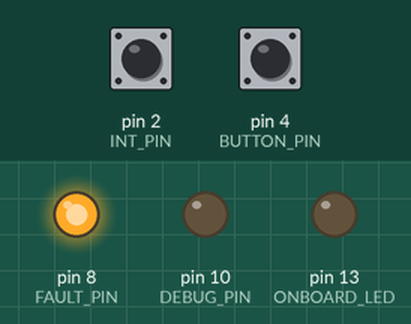
The sketch below on a simulated Arduino Uno, built with avr-gcc and run on an emulated ATmega328P. Shown: output pins drawn as LEDs (lit = HIGH). The test bench sets the inputs (shaded band); at power-on: pin 2 (INT_PIN) HIGH, pin 4 (BUTTON_PIN) HIGH. Pins used as bus, display or sensor lines are not drawn.

Above: at 1.4 s.
1.5 s: pin 2 (INT_PIN) pulled LOW for 0.15 s
At 2.8 s:
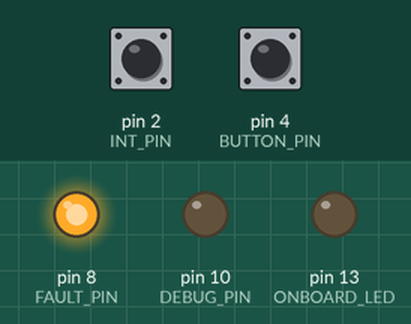
3.1 s: pin 4 (BUTTON_PIN) pulled LOW for 0.15 s
At 3.17 s:
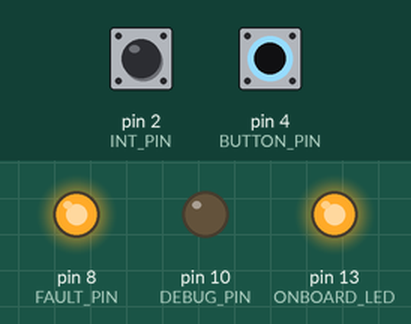
4.7 s: pin 4 (BUTTON_PIN) pulled LOW for 3.2 s
At 8.5 s:
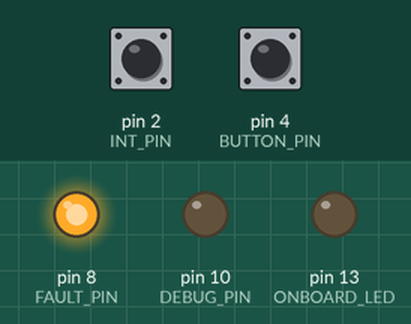
9.4 s: pin 2 (INT_PIN) pulled LOW for 3.2 s
At 13.0 s:
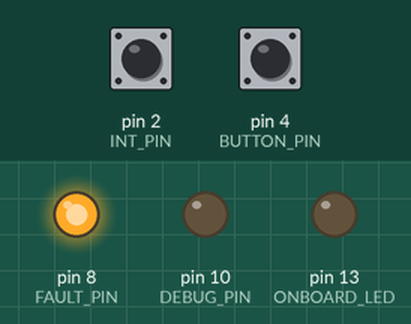
Timing chart, 0 to 14.5 s (numbered marks = the images above; inputs shaded):
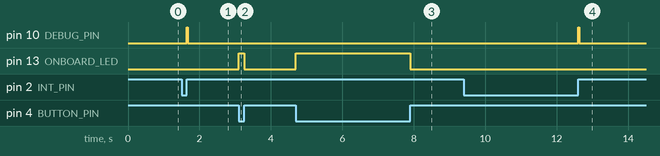

The sketch:

JRLIN_Slave_1_Example_2.ino
```cpp
// (licence header left out)
#include "JRLinSlave.h"
#include "JRLinFrameBuffer.h"
#include <AltSoftSerial.h>
// Receives but does not react

#define DEBUG_MODE_MAIN (2) // 0 no debug, 1 debug pin, 2 add basic serial, 3 extended serial
#define DEBUG_SERIAL_BAUD_RATE (19200)

#define NODE_ID   ("HW UART LIN Slave Node 1")
#define LIN_BAUD_RATE (9600)
#define FAULT_PIN (8)
#define CS_PIN    (7)
#define ONBOARD_LED (13)
#define INT_PIN   (2)
#define DEBUG_PIN (10)
#define BUTTON_PIN (4)

#define PIN_BREAK_TIME (1400)  // in microseconds
#define SLOT_TIMEOUT (25000)   // 25 000 microsec = 25 ms

#define SCHEDULE_ENTRIES (2)

volatile unsigned long _pin_down_time = 0;
volatile unsigned long frame_start = 0;

volatile boolean frameLED = false;
volatile boolean buttonLED = false;

JRLINSlave lin;
JRLINFrameBuffer framelist[SCHEDULE_ENTRIES]; //reserve memory for SCHEDULE_ENTRIES frames

int sRetStatus = -1;

AltSoftSerial altSerial;

void setup() {
  pinMode(ONBOARD_LED, OUTPUT);
  digitalWrite(ONBOARD_LED, LOW); //dark

  pinMode(BUTTON_PIN, INPUT_PULLUP);

  // put your setup code here, to run once:
  pinMode(CS_PIN, OUTPUT);
  digitalWrite(CS_PIN, HIGH);

  pinMode(FAULT_PIN, OUTPUT);
  digitalWrite(FAULT_PIN, HIGH);

#if DEBUG_MODE_MAIN >= 1
  pinMode(DEBUG_PIN, OUTPUT);
  digitalWrite(DEBUG_PIN, LOW);
#endif

  pinMode(INT_PIN, INPUT_PULLUP);
  attachInterrupt(digitalPinToInterrupt(INT_PIN), pinchange, CHANGE);

  lin.breakSymbol = waiting;

  altSerial.begin(DEBUG_SERIAL_BAUD_RATE);
#if DEBUG_MODE_MAIN >= 2
  altSerial.println(NODE_ID);
#endif
  lin.config(LIN_BAUD_RATE, &altSerial);
  framelist[0].init(0x30, fb_id_receive, 4);

  framelist[1].init(0x32, fb_id_send, 4);
  framelist[1].data[0] = 0x00;
  framelist[1].data[1] = 0x00;
  framelist[1].data[2] = 0x00;
  framelist[1].data[3] = 0xA0; // 1010
  framelist[1].len = 4;

  //  //Network communication configuration starts here
  //  framelist[0].init(0x27, fb_id_receive, 8);
  //  framelist[1].init(0x30, fb_id_receive, 4);
  //
  //  framelist[2].init(0x32, fb_id_send, 4);
  //  framelist[2].data[0] = 0x17;
  //  framelist[2].data[1] = 0x11;
  //  framelist[2].data[2] = 0x19;
  //  framelist[2].data[3] = 0x77;
  //  framelist[2].len = 4;

#if DEBUG_MODE_MAIN >= 2
  JRLINFrameBuffer::debug_buffer_print(&altSerial, &framelist[0]);
  JRLINFrameBuffer::debug_buffer_print(&altSerial, &framelist[1]);
  JRLINFrameBuffer::debug_buffer_print(&altSerial, &framelist[2]);
#endif

  lin.setFrameList(framelist, SCHEDULE_ENTRIES);
}

void loop()
{
  // one break has to have occured, compute() time vs frame parse/protocol time
  if (lin.breakSymbol != valid) {
    compute();
    return;
  } else {
    // we are in the frame. parse the frame content as fast as possible!
    // do not stay in this loop too long!

    static SlaveStates ret;
    ret = lin.slave_receive(frame_start, SLOT_TIMEOUT );

    if ( ret == frameProcessing) {
      sRetStatus = 1000; // Use Ret status instead!
      // keep all on
    } else if ( ret == frameValid) {
      sRetStatus = 2000;
#if DEBUG_MODE_MAIN >= 1
      digitalWrite(DEBUG_PIN, LOW); // frame finished
#endif
#if DEBUG_MODE_MAIN >= 3
      altSerial.println("V");
#endif
    } else if ( ret == frameSlotTimeout) {
      sRetStatus = 3000;
#if DEBUG_MODE_MAIN >= 1
      digitalWrite(DEBUG_PIN, LOW); // frame finished
#endif
#if DEBUG_MODE_MAIN >= 3
      altSerial.println("T");
#endif
    } else if ( ret == frameWrongChecksum) {
      sRetStatus = 4000;
#if DEBUG_MODE_MAIN >= 1
      digitalWrite(DEBUG_PIN, LOW); // frame finished
#endif
#if DEBUG_MODE_MAIN >= 3
      altSerial.println("C");
#endif
    } else if ( ret == frameNoIdMatch) {
      sRetStatus = 5000;
#if DEBUG_MODE_MAIN >= 1
      digitalWrite(DEBUG_PIN, LOW); // frame finished
#endif
#if DEBUG_MODE_MAIN >= 3
      altSerial.println("NID");
#endif
    } else if ( ret == frameIDReplied) {
      sRetStatus = 6000;
#if DEBUG_MODE_MAIN >= 1
      digitalWrite(DEBUG_PIN, LOW); // frame finished
#endif
#if DEBUG_MODE_MAIN >= 3
      altSerial.println("REP");
#endif

    } else {
      sRetStatus = 121;
      // Something went wrong, shall never arrive here
    }
  }
}

void compute() {
  // if no work is needed on the LIN bus, do some application computation instead

  // first, check the frame
  if (sRetStatus != -1) {
#if DEBUG_MODE_MAIN >= 2
    altSerial.print("#R: ");
    altSerial.println(sRetStatus);
#endif
    if (sRetStatus == 2000)
    {
      if (!buttonLED) {
        if (framelist[0].data[3] == 0x01) {
          frameLED = true;
        } else {
          frameLED = false;
        }
      }
    }
    sRetStatus = -1;
  }

  // second, check the button
  int sensorVal = digitalRead(BUTTON_PIN);
  if (sensorVal == HIGH) {
    buttonLED = false;
    framelist[1].data[3] = 0x00;
  } else {
    buttonLED = true;
    framelist[1].data[3] = 0xA0;
  }

  // third, make a decision on the LED to light
  if ((!buttonLED) && (!frameLED)) {
    digitalWrite(13, LOW);
  } else {
    digitalWrite(13, HIGH);
  }

  return;
}

// Interrupt routine
void pinchange() {
  if (digitalRead(INT_PIN) == LOW) { //pin logic moved to LOW
    _pin_down_time = micros();
    if (lin.breakSymbol != valid) lin.breakSymbol = pindown_indicated;
  } else { // pin logic moved to HIGH, check if valid break
    if ((micros() - _pin_down_time) >= PIN_BREAK_TIME) {
      lin.breakSymbol = valid;
      frame_start = micros(); // frame has started
#if DEBUG_MODE_MAIN >= 1
      digitalWrite(DEBUG_PIN, HIGH); // frame started
#endif
    }
  }
}
```

JRLinFrameBuffer.cpp
```cpp
// (licence header left out)
#include "JRLinFrameBuffer.h"
#include "JRLinHelper.h"

/***
    JRLin Filter Class

*/
JRLINFrameBuffer::JRLINFrameBuffer(): addr(-1), len(-1), updated(0), timestamp(0)
{
  data[0] = 0;
  data[1] = 0;
  data[2] = 0;
  data[3] = 0;
  data[4] = 0;
  data[5] = 0;
  data[6] = 0;
  data[7] = 0;
}

void JRLINFrameBuffer::init( uint8_t buf_addr, JRLINFrameBufferType buf_frametype, uint8_t buf_len) {
  if (buf_len > 8) buf_len = 8;

  addr = buf_addr;
  calc_addr = (addr & 0x3f) | JRLINHelper::addrParity(addr); //bring the addrParity into a separate HelperClass
  frametype = buf_frametype;
  len = buf_len;
  data[0] = 0;
  data[1] = 0;
  data[2] = 0;
  data[3] = 0;
  data[4] = 0;
  data[5] = 0;
  data[6] = 0;
  data[7] = 0;
  updated = 0;
  timestamp = 0;

}

void JRLINFrameBuffer::debug_buffer_print(AltSoftSerial *_dbgSerial, JRLINFrameBuffer *buf) {
  if (!_dbgSerial) return;

  _dbgSerial->println("<= Filter Dump =>");
  _dbgSerial->print("Addr:0x"); _dbgSerial->println(buf->addr, HEX);
  _dbgSerial->print("CalcAddr:0x"); _dbgSerial->println(buf->calc_addr, HEX);
  _dbgSerial->print("Len:0x");
  _dbgSerial->println(buf->len, HEX);
  _dbgSerial->print("D0:0x");
  _dbgSerial->println(buf->data[0], HEX);
  _dbgSerial->print("D1:0x");
  _dbgSerial->println(buf->data[1], HEX);
  _dbgSerial->print("D2:0x");
  _dbgSerial->println(buf->data[2], HEX);
  _dbgSerial->print("D3:0x");
  _dbgSerial->println(buf->data[3], HEX);
  _dbgSerial->print("D4:0x");
  _dbgSerial->println(buf->data[4], HEX);
  _dbgSerial->print("D5:0x");
  _dbgSerial->println(buf->data[5], HEX);
  _dbgSerial->print("D6:0x");
  _dbgSerial->println(buf->data[6], HEX);
  _dbgSerial->print("D7:0x");
  _dbgSerial->println(buf->data[7], HEX);
  _dbgSerial->print("CKSM:0x");
  _dbgSerial->println(buf->cksm, HEX);
  _dbgSerial->print("ECKSM:0x");
  _dbgSerial->println(buf->exp_cksm, HEX);
  _dbgSerial->print("U:");
  _dbgSerial->println(buf->updated);
  _dbgSerial->print("T:");
  _dbgSerial->println(buf->timestamp);

}
```

JRLinFrameBuffer.h
```cpp
// (licence header left out)
#ifndef __JRLIN_FRAME_BUFFER_H
#define __JRLIN_FRAME_BUFFER_H

#include <AltSoftSerial.h>
#include "Arduino.h"

/**
 Union, 0 pure master request, 1 send with buffer content , 2 receive into buffer
 Rename to JRLIN_MESSAGE, or JRLIN_FRAME_DATA, JRLIN_FRAME_BUFFER, MSG_TYPE
 on/off on sending, receiving
*/

enum JRLINFrameBufferType {
    fb_id_receive // receive into buffer,
  , fb_id_send    // send with content,
  , fb_id_only    // only trigger id
};


// not identical to the master frame buffer!
class JRLINFrameBuffer {
  public:
    JRLINFrameBuffer();
    JRLINFrameBufferType   frametype;

    uint8_t   addr;
    uint8_t   calc_addr;

    // needed for receive & sending frames
    uint8_t   len;
    uint8_t   data[8];
    uint8_t   cksm;
    uint8_t   exp_cksm;
    uint8_t   updated;
    unsigned long timestamp;

    void init( uint8_t buf_addr, JRLINFrameBufferType buf_frametype, uint8_t buf_len);
    static void debug_buffer_print(AltSoftSerial *_dbgSerial, JRLINFrameBuffer *buf);    //static ?
};


#endif
```

JRLinHelper.cpp
```cpp
// (licence header left out)
#include "JRLinHelper.h"

/***
 *  JRLin Helper Class
 *
 */

/* Lin defines its checksum as an inverted 8 bit sum with carry */
uint8_t JRLINHelper::dataChecksum(const uint8_t* message, char nBytes, uint16_t sum)
{
  while (nBytes-- > 0) sum += *(message++);

  // Add the carry
  while (sum >> 8) // In case adding the carry causes another carry
    sum = (sum & 255) + (sum >> 8);

  return (~sum);
}

/* Create the Lin ID parity */
#define BIT(data,shift) ((addr&(1<<shift))>>shift)

uint8_t JRLINHelper::addrParity(uint8_t addr)
{
  uint8_t p0 = BIT(addr, 0) ^ BIT(addr, 1) ^ BIT(addr, 2) ^ BIT(addr, 4);
  uint8_t p1 = ~(BIT(addr, 1) ^ BIT(addr, 3) ^ BIT(addr, 4) ^ BIT(addr, 5));

  return (p0 | (p1 << 1)) << 6;
}
```

JRLinHelper.h
```cpp
// (licence header left out)
#ifndef __JRLIN_HELPER_H
#define __JRLIN_HELPER_H


#include "Arduino.h"

class JRLINHelper {
  public:
    // For Lin 1.X "start" should = 0, for Lin 2.X "start" should be the addr byte.
    static uint8_t dataChecksum(const uint8_t* message, char nBytes, uint16_t start = 0);
    static uint8_t addrParity(uint8_t addr);
};

#endif
```

JRLinSlave.cpp
```cpp
// (licence header left out)
#include "Arduino.h"
#include "JRLinSlave.h"
#include "JRLinHelper.h"

JRLINSlave::JRLINSlave()
{
  _speed = 0;
  _ptrDbgSerial = NULL;

  _framelist = NULL;
  _ptrCurrentFrame = NULL;

  _buffer_count = 0;
  _serialOn = false;

  _linStateMachine = off;
}

void JRLINSlave::setFrameList(JRLINFrameBuffer *framelist, uint16_t fcount) {
  _framelist = framelist;
  _fcount = fcount;
}

void JRLINSlave::config(uint32_t speed, AltSoftSerial *dbgSerial)
{
  _speed = speed;
  _ptrDbgSerial = dbgSerial;
  _linStateMachine = off;
}

void JRLINSlave::begin() // could be inlined for performance
{
  Serial.begin(_speed);
  _serialOn = true;

#if DEBUG_MODE_SLAVE >= 1
  if (_ptrDbgSerial) {
//    _ptrDbgSerial->begin(DEBUG_SERIAL_BAUD_RATE);
    _ptrDbgSerial->println("Lin:S");
  }
#endif
}

void JRLINSlave::_terminate()  // could be inlined for performance
{
  breakSymbol = waiting; // reset to wait for a new break symbol

  // flush the serial buffers and end the UART
  Serial.flush();
  Serial.end();
  _serialOn = false;

#if DEBUG_MODE_SLAVE >= 2
  if (_ptrDbgSerial) {
    _ptrDbgSerial->println("Lin:E");
    _ptrDbgSerial->end(); //  can create some garbage characters if multiple times started!
  }
#endif

  // reset all buffers
  _buffer_count = 0;

  // reset the state machine to start
  _linStateMachine = wait_sync_byte;
}

void JRLINSlave::_slave_send(uint8_t addr, const uint8_t* message, uint8_t nBytes, uint8_t proto) {
  uint8_t addrbyte = (addr & 0x3f) | JRLINHelper::addrParity(addr);
  uint8_t cksum = JRLINHelper::dataChecksum(message, nBytes, (proto == 1) ? 0 : addrbyte);

  Serial.write(message, nBytes); // data bytes
  Serial.write(cksum);  // checksum
}

SlaveStates JRLINSlave::slave_receive(unsigned long frame_start, unsigned long max_frame_duration)
{
  /**
    Are we within a valid slot?

    We detected a break. we are within a LIN frame
    We have to be within the slot time, otherwise the frame has finished
    Do as little processing as possible! Keep the loop short!
  */
  if ((micros() - frame_start) > max_frame_duration) {
    _linStateMachine = empty_and_terminate_timeout;

    breakSymbol = waiting; // prepare for another frame in the slot
    _terminate();
    return frameSlotTimeout; // cannot fall through ! otherwise the serial code will trigger
  }

  /***
      Serial State Machine
  */
  if (!_serialOn) {
    _serialOn = true; //redundant!
    begin(); //turn on the serial
    _linStateMachine = wait_sync_byte;
    return frameProcessing;
  }

  if (!Serial.available()) return frameProcessing; // true; // do nothing, nothing in the serial buffer, serial_buffer_empty
  /* End: Serial State Machine */

  /* Only enter if the serial is turned on and the buffer contains UART data symbols */
  /* Consume each symbol out of the buffer */
  static uint8_t c = -1;

  while (Serial.available()) {
    c = Serial.read();

    /* If we ran out of time, terminate the state machine */
    if ((micros() - frame_start) > max_frame_duration) _linStateMachine = empty_and_terminate_timeout;

    /**
        LIN state machine
    */
    switch (_linStateMachine) {
      case  wait_sync_byte:

        if (c == 0x55)
        {
          _linStateMachine = get_id;
#if DEBUG_MODE_SLAVE >= 2
          if (_ptrDbgSerial) _ptrDbgSerial->println("[x]SYNC");
#endif
        } else {
          _linStateMachine = empty_and_terminate;
        }
        break;

      case  get_id:
        // get ID, if ID=> reply, do a reply, otherwise extract data !
#if DEBUG_MODE_SLAVE >= 2
        if (_ptrDbgSerial) {
          _ptrDbgSerial->print("[x]ID:");
          _ptrDbgSerial->println(c, HEX);
        }
#endif
        // Extract Extended Frame Information

        _ptrCurrentFrame = NULL;
        for (uint8_t i = 0; i < _fcount; i++) {
          if (_framelist[i].calc_addr ==  c) {

            _ptrCurrentFrame = &_framelist[i];
#if DEBUG_MODE_SLAVE >= 2
            if (_ptrDbgSerial) {
              _ptrDbgSerial->print("=>L: 0x");
              _ptrDbgSerial->println(_framelist[i].len, HEX);
            }
#endif
            break; // found value, no more need to search
          }
        } //for

        if (_ptrCurrentFrame == NULL) {
          _linStateMachine = empty_and_terminate_no_id_match; // no len found, skip data extraction
#if DEBUG_MODE_SLAVE >= 1
          if (_ptrDbgSerial)  _ptrDbgSerial->println("! _ptrCurrentFrame == NULL");
#endif
        } else {
          //frame was found
          // reply accordingly

          if (_ptrCurrentFrame->frametype == fb_id_receive) {
            // init buffer, set it to empty
            _buffer_count = 0;

            _linStateMachine = get_data;
          } else if (_ptrCurrentFrame->frametype == fb_id_send) {
#if DEBUG_MODE_SLAVE >= 2
            if (_ptrDbgSerial)_ptrDbgSerial->println("!R");
#endif
            _linStateMachine = reply_to_id_empty_and_terminate;

          } else {
            // should never happen! some garbage frame
          }
        }
        break;

      case  get_data:
        if (_ptrCurrentFrame) {

          // keep filling up the buffer
          _ptrCurrentFrame->data[_buffer_count] = c;
#if DEBUG_MODE_SLAVE >= 2
          if (_ptrDbgSerial) {
            _ptrDbgSerial->print("[x]D:");
            _ptrDbgSerial->println(_ptrCurrentFrame->data[_buffer_count], HEX);
          }
#endif
        }

        _buffer_count++;
        if (_buffer_count >= _ptrCurrentFrame->len) {
          _linStateMachine = get_chksm;
        }
        break;

      case  get_chksm:
#if DEBUG_MODE_SLAVE >= 2
        if (_ptrDbgSerial) {
          _ptrDbgSerial->print("[x]C:");
          _ptrDbgSerial->println(c, HEX);
        }
#endif

        if (_ptrCurrentFrame) {
          _ptrCurrentFrame->exp_cksm = c;
          _ptrCurrentFrame->cksm = JRLINHelper::dataChecksum(_ptrCurrentFrame->data, _ptrCurrentFrame->len, _ptrCurrentFrame->calc_addr);

          if (_ptrCurrentFrame->exp_cksm != _ptrCurrentFrame->cksm) {
            _linStateMachine = empty_and_terminate_wrongchecksum;
            break;
          }
        }
        _linStateMachine = empty_and_terminate;
        break;

      default:
        break;
    }  /* End: LIN State Machine */

    /**
        LIN Error State Machine
    */
    switch (_linStateMachine) {
      case empty_and_terminate:
        //flush buffers and terminate parsing to recover CPU time
        _terminate();
        return frameValid; //true; //return code
        break;
      case reply_to_id_empty_and_terminate:
        if (_ptrCurrentFrame != NULL) {
          _slave_send(_ptrCurrentFrame->addr, _ptrCurrentFrame->data, _ptrCurrentFrame->len);
        } else {
          //shall never happen!
        }
        //flush buffers and terminate parsing to recover CPU time
        _terminate();
        return frameIDReplied; //true; //return code
        break;

      case empty_and_terminate_wrongchecksum:
        //flush buffers and terminate parsing to recover CPU time
        _terminate();
        return frameWrongChecksum; //true; //return code
        break;

      case empty_and_terminate_timeout:
        _terminate();
#if DEBUG_MODE_SLAVE >= 2
        if (_ptrDbgSerial) _ptrDbgSerial->println("#!T");
#endif
        return frameSlotTimeout; //false; //return code
        break;

      case empty_and_terminate_no_id_match:
        //flush buffers and terminate parsing to recover CPU time
        _terminate();
        return frameNoIdMatch; //true; //return code
        break;

      default:
        return frameProcessing; // no error, fall throug, continue, keep on processing!
        break;
    }
    /* End: LIN Error State Machine*/
  } //while
}
```

Source omitted: JRLinSlave.h (2866 bytes)

Measured:
- after the input at 1.5 s, pin 10 (DEBUG_PIN): LOW → HIGH after 0.15 s, → LOW 0.03 s later
- after the input at 3.1 s, pin 13 (ONBOARD_LED): LOW → HIGH at once, → LOW 0.15 s later
- after the input at 4.7 s, pin 13 (ONBOARD_LED): LOW → HIGH at once, → LOW 3.2 s later
- after the input at 9.4 s, pin 10 (DEBUG_PIN): LOW → HIGH after 3.2 s, → LOW 0.03 s later
